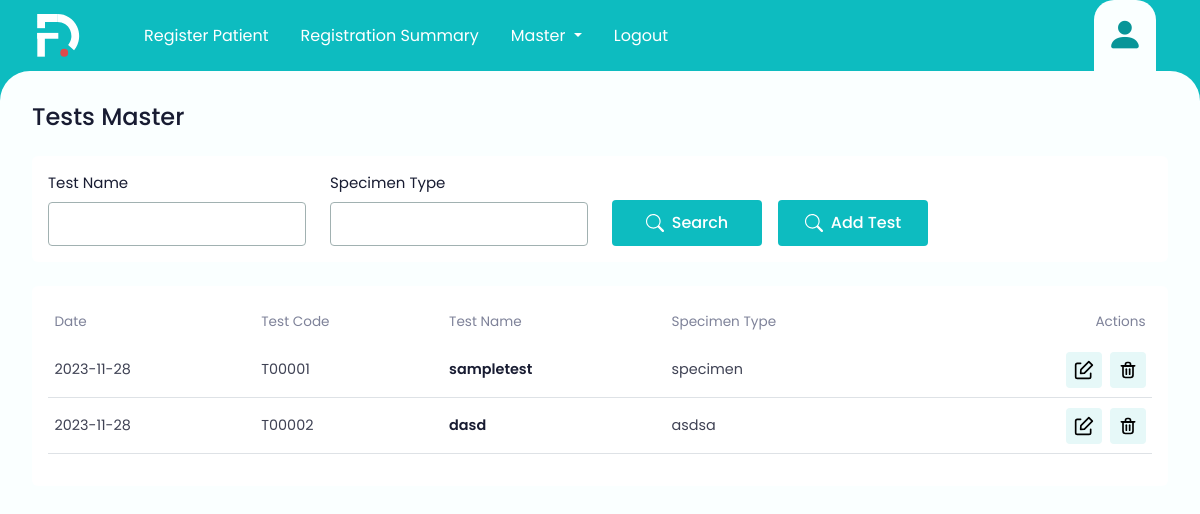
/testmaster, run on the app's committed database.
### registrationsummary.py (models this page shows)
class Testmaster(db.Model):
    id = db.Column(db.Integer, primary_key=True)
    testcode = db.Column(db.String(50))
    testname = db.Column(db.String(100))
    specimentype = db.Column(db.String(50))
    current_date = datetime.now().date()

### registrationsummary.py (the view, shortened to what this page needs)
@app.route('/testmaster', methods=['GET', 'POST'])
def testmaster():
    test = Testmaster.query.all()
    return render_template('tests-master.html', test=test)

### templates/tests-master.html (shortened to what this page needs)
<!DOCTYPE html>
<html lang="en">
<head>
    <link  rel="stylesheet" href="{{url_for('static', filename='css/bootstrap.css') }}">
    <link  rel="stylesheet" href="{{url_for('static', filename='css/custom.css') }}">
    <link  rel="stylesheet" href="{{url_for('static', filename='css/web-icons.css') }}">
</head>
<body>
    <header>
        <div class="container-fluid px-lg-4">
            <div class="">
                <nav class="navbar navbar-expand-lg bg-body-tertiary py-0 main-menu-nav">
                    <div class="container-fluid">
                        <div class="pe-lg-5">
                            <img src="static/images/app-logo.svg" class="app-logo">
                        </div>
                      <div class="collapse navbar-collapse" id="navbarSupportedContent">
                        <ul class="navbar-nav me-auto mb-2 mb-lg-0">
                          <li class="nav-item">
                            <a class="nav-link" href="/register">Register Patient</a>
                          </li>
                          <li class="nav-item">
                            <a class="nav-link" href="/">Registration Summary</a>
                          </li>
                          <li class="nav-item dropdown">
                            <a class="nav-link dropdown-toggle" href="#" role="button" data-bs-toggle="dropdown" aria-expanded="false">
                            Master
                            </a>
                          </li>
                          <li class="nav-item">
                            <a class="nav-link" href="#">Logout</a>
                          </li>
                        </ul>
                      </div>
                      <div >
                        <ul class="nav menu-nav">
                            <li class="nav-item">
                                <a class="nav-link active" href="#">
                                    <i class="bi bi-person-fill"></i>
                                </a>
                            </li>
                        </ul>
                    </div>
                    </div>
                  </nav>
            </div>
        </div>
    </header>
  <main>
    <div class="mb-4">
        <h5 class="page-heading">Tests Master</h5>
    </div>
    <div class="auto-scroll">
      <form method="POST" action="/testmaster">
        <div class="bg-white rounded-2 p-3 mb-4">
          <div class="row">
            <div class="col-md-3">
              <label class="form-label">Test Name</label>
              <input type="text" id="name" name="testname" class="form-control">
            </div>
            <div class="col-md-3">
              <label class="form-label">Specimen Type</label>
              <input type="text" id="name" name="specimentype" class="form-control">
            </div>
            <div class="col-md-4 d-flex">
              <button type="submit" class="theme-btn btn-h me-3">
                <svg>
                  <use xlink:href="static/images/iocn.svg#search"></use>
                </svg>
                <span>Search</span>
              </button>
                <button type="button" class="theme-btn btn-h">
                  <svg>
                    <use xlink:href="static/images/iocn.svg#search"></use>
                  </svg>
                  <span><a class="nav-link" href="/addtest">Add Test</a></span>
                </button>
            </div>
          </div>
        </div>
      </form>
      <div class="bg-white rounded-2 p-3">
        <div class="table-responsive">
          <table class="table table-data">
            <thead>
              <tr>
                <th>Date</th>
                <th>Test Code</th>
                <th>Test Name</th>
                <th>Specimen Type</th>
                <th class="text-end">Actions</th>
              </tr>
            </thead>
            <tbody>
              {% for testmaster in test %}
              <tr>
                <td class="text-nowrap">{{ testmaster.current_date }}</td>
                <td>{{ testmaster.testcode }}</td>
                <td class="text-d-blue fw-semibold">{{ testmaster.testname }}</td>
                <td>{{ testmaster.specimentype }}</td>
                <td class="text-end">
                  <div class="d-flex gap-2 justify-content-end">
                      <button type="button" class="table-btn"  onclick="navigateToEdittest({{ testmaster.id }})">
                      </button>
                      <button type="button" class="table-btn"  onclick="navigateToDeletetest({{ testmaster.id }})">
                      </button>
                  </div>
                </td>
              </tr>
              {% endfor %}
            </tbody>
          </table>
        </div>
      </div>
    </div>
  </main>
</body>
</html>

### static/css/custom.css (style rules this page uses)
:root { --bs-theme-color: #0DBCC0; --bs-theme-color-100: #089598; --bs-bg-color: #FAFFFF; --bs-text-color-100:#181C32; --bs-text-color-200:#5E6278; --bs-text-color-300:#7E8299; --bs-text-color-400:#3F4254; --bs-theme-font-family: 'Poppins', sans-serif; --bs-body-font-size:15px; --bs-body-font-weight:400; --bs-red:#DD1143; --bs-red-light:#FFEFF3; --bs-red-light-100:#FFDDE6; --bs-green:#1CA153; --bs-green-light:#E7FCE9; --bs-green-light-100:#B9EBBE; --bs-textbox-border:#A1B1B1; --bs-focus-border:#3F4254; --bs-btn-radius:4px; --bs-syblue:#00A3FF; --bs-blue:#2c7be5; --bs-blue-light:#e6effc; --bs-blue-light-100:#d6e3f7; --bs-pink:#EC49A6; --bs-table-icon-bg:#E6F8F8; }
html { scrollbar-color: #C1C1C1 #ebebeb; scrollbar-width: thin; }
body { font-family: var(--bs-theme-font-family); color: var(--bs-text-color-100); font-size: var(--bs-body-font-size); background-color: var(--bs-theme-color); }
.app-logo { height: 44px; }
.main-menu-nav .navbar-nav .nav-link { color: #fff; font-size: 1rem; }
.menu-nav { padding-right: 0.5rem; }
.menu-nav .nav-link { padding: 0.5rem 0.8rem; font-weight: 600; }
.menu-nav .nav-link i { font-size: 2.3rem; color: var(--bs-theme-color-100); }
.menu-nav .nav-link.active { background-color: var(--bs-bg-color); padding: 0.5rem 0.8rem; border-top-left-radius: 20px; border-top-right-radius: 20px; }
main { background-color: var(--bs-bg-color); border-top-left-radius: 30px; border-top-right-radius: 30px; width: 100%; height: 100%; position: fixed; overflow: hidden; padding: 2rem 1rem 2rem 2rem; margin-right: 2rem; }
main .auto-scroll { overflow-x: hidden; overflow-y: auto; padding-right: 1rem; height: calc(100vh - 200px); }
main .page-heading { font-size: 1.5rem; font-weight: 500; color: var(--bs-text-color-100); }
main .form-control, main .form-select { padding: 0.55rem 0.75rem; border-radius: var(--bs-btn-radius); border-color: var(--bs-textbox-border); }
main .form-label { font-size: var(--bs-text-color-200); }
.theme-btn { background-color: var(--bs-theme-color); padding: 0.7rem 1rem; min-width: 150px; border: 0; font-size: 1rem; font-weight: 500; border-radius: var(--bs-btn-radius); display: flex; gap: 0.5rem; align-items: center; justify-content: center; }
.theme-btn svg { width: 18px; height: 18px; }
.theme-btn, .theme-btn svg { color: #fff; }
.btn-h { margin-top: 1.75rem; }
.table-data { width: 100%; }
.table-data > thead th { font-size: 0.85rem; color: var(--bs-text-color-300); font-weight: 400; border-bottom: 0; background-color: #fff; position: sticky; }
.table-data > thead th, .table-data > tbody td { padding: 0.6rem 0.4rem; }
.table-data > tbody td { color: var(--bs-text-color-400); font-size: 0.9rem; vertical-align: middle; }
.table-data > tbody td .table-btn { width: 36px; height: 36px; background-color: var(--bs-table-icon-bg); border-radius: var(--bs-btn-radius); border: 0; }
.table-data > tbody td .table-btn svg { width: 20px; height: 20px; color: var(--bs-text-color-400); }
.text-d-blue { color: var(--bs-text-color-100) !important; }
@media (min-width: 992px) { .main-menu-nav .navbar-nav .nav-item { padding: 0 0.5rem; } }

### data on the page
Testmaster: current_date "2023-11-28", testcode "T00001", testname "sampletest", specimentype "specimen"
Testmaster: current_date "2023-11-28", testcode "T00002", testname "dasd", specimentype "asdsa"
